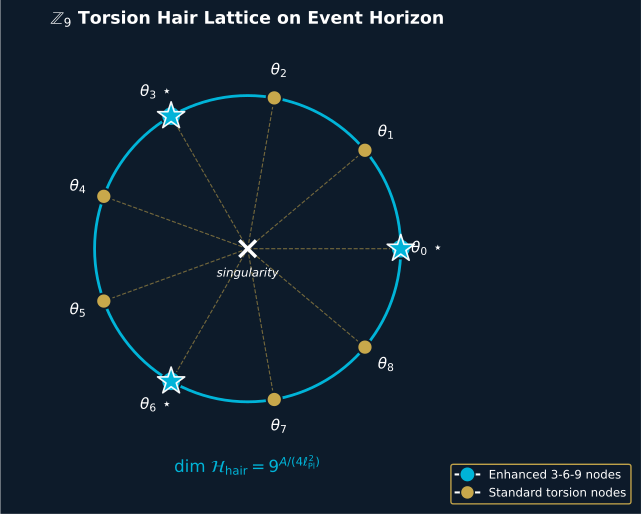

This chart was generated by the following Python code:
"""fig1_horizon_soft_hair.py — Z9 torsion-hair lattice on event horizon.

Recreates Figure 1 from the BH Soft Hair paper: nine-node lattice on a circle
representing the bifurcation 2-sphere, with 3-6-9 subgroup nodes (n=0,3,6)
enlarged and starred, dashed BMS spokes to the central singularity, and
weight annotation dim H_hair = 9^{A/(4 l_Pl^2)}.
"""
import numpy as np
import matplotlib.pyplot as plt
from matplotlib.patches import Circle
from matplotlib.lines import Line2D

NAVY  = '#0D1B2A'
GOLD  = '#C8A84B'
CYAN  = '#00B4D8'
PALE  = '#9EE0EF'
INK   = '#142840'
MUTED = '#8AA0B8'

import matplotlib as mpl
mpl.rcParams.update({'font.family': 'DejaVu Sans', 'font.size': 10,
                     'mathtext.fontset': 'dejavusans', 'savefig.dpi': 300})

fig, ax = plt.subplots(figsize=(6.6, 6.6))
ax.set_facecolor(NAVY)
fig.patch.set_facecolor('white')

R = 1.0
# Event horizon ring — cyan halo
for w, alp in [(0.06, 0.18), (0.04, 0.30), (0.025, 0.50)]:
    c = Circle((0,0), R, fill=False, edgecolor=CYAN, linewidth=20*w, alpha=alp)
    ax.add_patch(c)
ax.add_patch(Circle((0,0), R, fill=False, edgecolor=CYAN, linewidth=2.0))

# Singularity in the centre
ax.plot(0, 0, marker='x', color='white', markersize=12, mew=2.5)
ax.text(0, -0.12, 'singularity', ha='center', va='top', color='white',
        fontsize=8.5, style='italic')

# Nine torsion nodes
N = 9
angles = 2*np.pi*np.arange(N)/N + np.pi/2  # n=0 at top? actually start from right.
# The figure shows n=0 at lower-right; replicate with theta_0 = 0 rad
angles = 2*np.pi*np.arange(N)/N
for n, th in enumerate(angles):
    x, y = R*np.cos(th), R*np.sin(th)
    is_369 = n in (0, 3, 6)
    color = CYAN if is_369 else GOLD
    size  = 200 if is_369 else 120
    edge  = NAVY
    # Dashed spoke from origin
    ax.plot([0, 0.94*x], [0, 0.94*y], color=GOLD, linestyle='--',
            linewidth=0.8, alpha=0.55, zorder=1)
    ax.scatter([x], [y], s=size, c=color, edgecolors=edge,
               linewidths=1.4, zorder=4)
    if is_369:
        # Star marker overlay
        ax.scatter([x], [y], s=420, marker='*', c=CYAN, edgecolors='white',
                   linewidths=1.2, zorder=5, alpha=0.95)
    # Label theta_n
    lx, ly = 1.18*x, 1.18*y
    suffix = r'$\,\star$' if is_369 else ''
    ax.text(lx, ly, rf'$\theta_{{{n}}}$' + suffix, ha='center', va='center',
            color='white', fontsize=11, fontweight='bold' if is_369 else 'normal')

# Title
ax.text(0, 1.50, r'$\mathbb{Z}_9$ Torsion Hair Lattice on Event Horizon',
        ha='center', va='center', color='white',
        fontsize=12.5, fontweight='bold')

# Hilbert space dimension
ax.text(0, -1.42, r'$\dim\,\mathcal{H}_{\rm hair} = 9^{A/(4\ell_{\rm Pl}^2)}$',
        ha='center', va='center', color=CYAN, fontsize=12)

# Legend box (bottom right)
leg_handles = [
    Line2D([0],[0], marker='o', color='w', markerfacecolor=CYAN,
           markersize=11, markeredgecolor=NAVY, label='Enhanced 3-6-9 nodes'),
    Line2D([0],[0], marker='o', color='w', markerfacecolor=GOLD,
           markersize=10, markeredgecolor=NAVY, label='Standard torsion nodes'),
]
leg = ax.legend(handles=leg_handles, loc='lower right',
                bbox_to_anchor=(1.32, -0.05),
                facecolor=NAVY, edgecolor=GOLD, framealpha=0.95,
                fontsize=8.5, labelcolor='white')

ax.set_xlim(-1.55, 1.55); ax.set_ylim(-1.55, 1.55)
ax.set_aspect('equal')
ax.set_xticks([]); ax.set_yticks([])
for s in ax.spines.values(): s.set_visible(False)

plt.tight_layout()
plt.savefig('fig1_horizon_soft_hair.pdf', dpi=300, bbox_inches='tight',
            facecolor=NAVY)
plt.savefig('fig1_horizon_soft_hair.png', dpi=300, bbox_inches='tight',
            facecolor=NAVY)
print('Wrote fig1_horizon_soft_hair.{pdf,png}')
